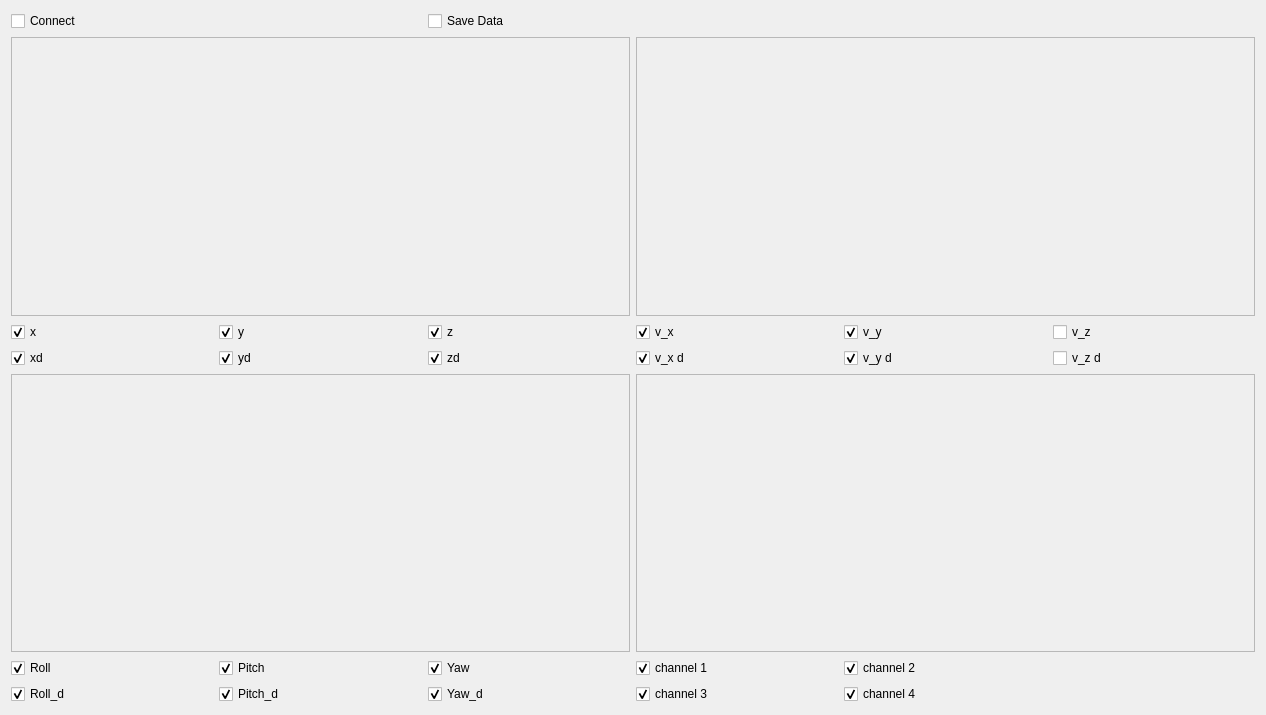
<?xml version="1.0" encoding="UTF-8"?>
<ui version="4.0">
 <class>Form</class>
 <widget class="QWidget" name="Form">
  <property name="geometry">
   <rect>
    <x>0</x>
    <y>0</y>
    <width>1266</width>
    <height>715</height>
   </rect>
  </property>
  <property name="windowTitle">
   <string>Form</string>
  </property>
  <property name="styleSheet">
   <string notr="true"/>
  </property>
  <layout class="QGridLayout" name="gridLayout">
   <item row="6" column="1">
    <widget class="QCheckBox" name="Xcheck">
     <property name="text">
      <string>x</string>
     </property>
     <property name="checked">
      <bool>true</bool>
     </property>
    </widget>
   </item>
   <item row="8" column="1">
    <widget class="QCheckBox" name="Xdcheck">
     <property name="text">
      <string>xd</string>
     </property>
     <property name="checked">
      <bool>true</bool>
     </property>
    </widget>
   </item>
   <item row="8" column="2">
    <widget class="QCheckBox" name="Ydcheck">
     <property name="text">
      <string>yd</string>
     </property>
     <property name="checked">
      <bool>true</bool>
     </property>
    </widget>
   </item>
   <item row="6" column="2">
    <widget class="QCheckBox" name="Ycheck">
     <property name="text">
      <string>y</string>
     </property>
     <property name="checked">
      <bool>true</bool>
     </property>
    </widget>
   </item>
   <item row="8" column="3">
    <widget class="QCheckBox" name="Zdcheck">
     <property name="text">
      <string>zd</string>
     </property>
     <property name="checked">
      <bool>true</bool>
     </property>
    </widget>
   </item>
   <item row="20" column="1">
    <widget class="QCheckBox" name="Roll_check">
     <property name="text">
      <string>Roll</string>
     </property>
     <property name="checked">
      <bool>true</bool>
     </property>
    </widget>
   </item>
   <item row="0" column="1">
    <widget class="QCheckBox" name="ButtonSubscribe">
     <property name="text">
      <string>Connect</string>
     </property>
    </widget>
   </item>
   <item row="20" column="2">
    <widget class="QCheckBox" name="Pitch_check">
     <property name="text">
      <string>Pitch</string>
     </property>
     <property name="checked">
      <bool>true</bool>
     </property>
    </widget>
   </item>
   <item row="20" column="3">
    <widget class="QCheckBox" name="Yaw_check">
     <property name="text">
      <string>Yaw</string>
     </property>
     <property name="checked">
      <bool>true</bool>
     </property>
    </widget>
   </item>
   <item row="21" column="1">
    <widget class="QCheckBox" name="Rolld_check">
     <property name="text">
      <string>Roll_d</string>
     </property>
     <property name="checked">
      <bool>true</bool>
     </property>
    </widget>
   </item>
   <item row="21" column="2">
    <widget class="QCheckBox" name="Pitchd_check">
     <property name="text">
      <string>Pitch_d</string>
     </property>
     <property name="checked">
      <bool>true</bool>
     </property>
    </widget>
   </item>
   <item row="21" column="3">
    <widget class="QCheckBox" name="Yawd_check">
     <property name="text">
      <string>Yaw_d</string>
     </property>
     <property name="checked">
      <bool>true</bool>
     </property>
    </widget>
   </item>
   <item row="0" column="3">
    <widget class="QCheckBox" name="ButtonRequestSave">
     <property name="text">
      <string>Save Data</string>
     </property>
    </widget>
   </item>
   <item row="6" column="4">
    <widget class="QCheckBox" name="Xvelcheck">
     <property name="text">
      <string>v_x</string>
     </property>
     <property name="checked">
      <bool>true</bool>
     </property>
    </widget>
   </item>
   <item row="6" column="5">
    <widget class="QCheckBox" name="Yvelcheck">
     <property name="text">
      <string>v_y</string>
     </property>
     <property name="checked">
      <bool>true</bool>
     </property>
    </widget>
   </item>
   <item row="6" column="3">
    <widget class="QCheckBox" name="Zcheck">
     <property name="text">
      <string>z</string>
     </property>
     <property name="checked">
      <bool>true</bool>
     </property>
    </widget>
   </item>
   <item row="6" column="6">
    <widget class="QCheckBox" name="Zvelcheck">
     <property name="text">
      <string>v_z</string>
     </property>
    </widget>
   </item>
   <item row="4" column="4" colspan="3">
    <widget class="QFrame" name="frame_2">
     <property name="frameShape">
      <enum>QFrame::StyledPanel</enum>
     </property>
     <property name="frameShadow">
      <enum>QFrame::Raised</enum>
     </property>
    </widget>
   </item>
   <item row="4" column="1" colspan="3">
    <widget class="QFrame" name="frame">
     <property name="frameShape">
      <enum>QFrame::StyledPanel</enum>
     </property>
     <property name="frameShadow">
      <enum>QFrame::Raised</enum>
     </property>
    </widget>
   </item>
   <item row="8" column="4">
    <widget class="QCheckBox" name="Xdvelcheck">
     <property name="text">
      <string>v_x d</string>
     </property>
     <property name="checked">
      <bool>true</bool>
     </property>
    </widget>
   </item>
   <item row="8" column="5">
    <widget class="QCheckBox" name="Ydvelcheck">
     <property name="text">
      <string>v_y d</string>
     </property>
     <property name="checked">
      <bool>true</bool>
     </property>
    </widget>
   </item>
   <item row="8" column="6">
    <widget class="QCheckBox" name="Zdvelcheck">
     <property name="text">
      <string>v_z d</string>
     </property>
    </widget>
   </item>
   <item row="19" column="1" colspan="3">
    <widget class="QFrame" name="frame_3">
     <property name="frameShape">
      <enum>QFrame::StyledPanel</enum>
     </property>
     <property name="frameShadow">
      <enum>QFrame::Raised</enum>
     </property>
    </widget>
   </item>
   <item row="19" column="4" colspan="3">
    <widget class="QFrame" name="frame_4">
     <property name="frameShape">
      <enum>QFrame::StyledPanel</enum>
     </property>
     <property name="frameShadow">
      <enum>QFrame::Raised</enum>
     </property>
    </widget>
   </item>
   <item row="20" column="4">
    <widget class="QCheckBox" name="Ch1check">
     <property name="text">
      <string>channel 1</string>
     </property>
     <property name="checked">
      <bool>true</bool>
     </property>
    </widget>
   </item>
   <item row="20" column="5">
    <widget class="QCheckBox" name="Ch2check">
     <property name="text">
      <string>channel 2</string>
     </property>
     <property name="checked">
      <bool>true</bool>
     </property>
    </widget>
   </item>
   <item row="21" column="5">
    <widget class="QCheckBox" name="Ch4check">
     <property name="text">
      <string>channel 4</string>
     </property>
     <property name="checked">
      <bool>true</bool>
     </property>
    </widget>
   </item>
   <item row="21" column="4">
    <widget class="QCheckBox" name="Ch3check">
     <property name="text">
      <string>channel 3</string>
     </property>
     <property name="checked">
      <bool>true</bool>
     </property>
    </widget>
   </item>
  </layout>
 </widget>
 <resources/>
 <connections/>
</ui>
